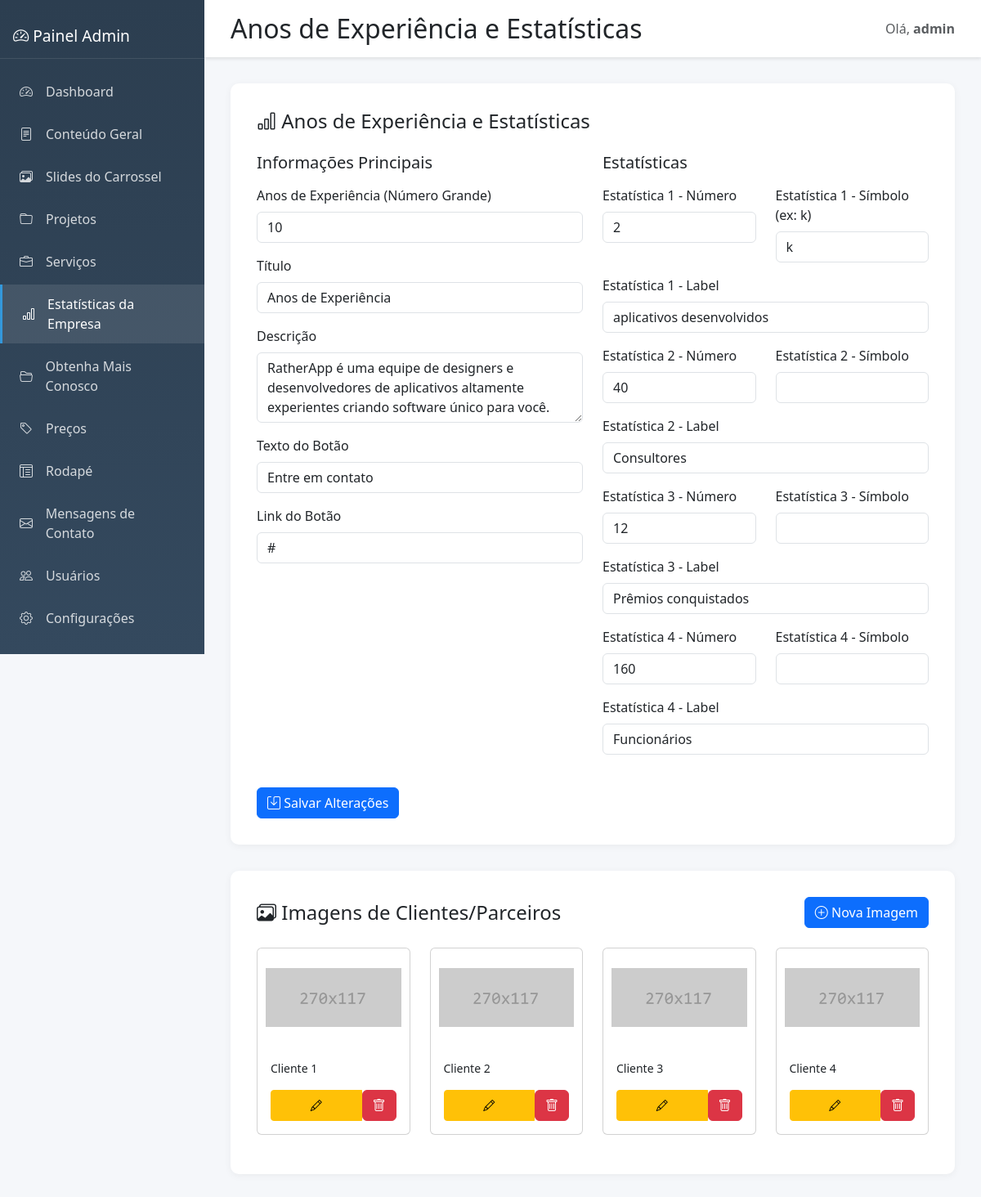
Screenshot of /admin/company-stats (signed in) with the database file from the repository.
### tables this page shows
CREATE TABLE company_stats
                 (id INTEGER PRIMARY KEY AUTOINCREMENT,
                  years INTEGER DEFAULT 10,
                  title TEXT DEFAULT 'Anos de Experiência',
                  description TEXT,
                  button_text TEXT DEFAULT 'Entre em contato',
                  button_link TEXT DEFAULT '#',
                  stat1_number TEXT DEFAULT '2',
                  stat1_symbol TEXT DEFAULT 'k',
                  stat1_label TEXT DEFAULT 'aplicativos desenvolvidos',
                  stat2_number TEXT DEFAULT '40',
                  stat2_symbol TEXT DEFAULT '',
                  stat2_label TEXT DEFAULT 'Consultores',
                  stat3_number TEXT DEFAULT '12',
                  stat3_symbol TEXT DEFAULT '',
                  stat3_label TEXT DEFAULT 'Prêmios conquistados',
                  stat4_number TEXT DEFAULT '160',
                  stat4_symbol TEXT DEFAULT '',
                  stat4_label TEXT DEFAULT 'Funcionários',
                  updated_at TIMESTAMP DEFAULT CURRENT_TIMESTAMP);

CREATE TABLE client_images
                 (id INTEGER PRIMARY KEY AUTOINCREMENT,
                  image_path TEXT NOT NULL,
                  alt_text TEXT,
                  link_url TEXT,
                  order_index INTEGER DEFAULT 0,
                  created_at TIMESTAMP DEFAULT CURRENT_TIMESTAMP,
                  updated_at TIMESTAMP DEFAULT CURRENT_TIMESTAMP);

### admin.py (the view, shortened to what this page needs)
@admin_bp.route('/company-stats', methods=['GET', 'POST'])
@login_required
def company_stats():
    conn = get_db()
    stats = conn.execute('SELECT * FROM company_stats WHERE id=1').fetchone()
    if not stats:
        conn.execute('''INSERT INTO company_stats (id, years, title) VALUES (1, 10, 'Anos de Experiência')''')
        conn.commit()
        stats = conn.execute('SELECT * FROM company_stats WHERE id=1').fetchone()
    client_images = conn.execute('SELECT * FROM client_images ORDER BY order_index, id').fetchall()
    conn.close()
    return render_template('admin/company_stats.html', stats=stats, client_images=client_images)

### admin.py (called while the page is built)
def login_required(f):
    @wraps(f)
    def decorated_function(*args, **kwargs):
        if 'admin_logged_in' not in session:
            return redirect(url_for('admin.login'))
        return f(*args, **kwargs)
    return decorated_function

def get_db():
    conn = sqlite3.connect(DB_PATH)
    conn.row_factory = sqlite3.Row
    return conn

### templates/admin/company_stats.html (shortened to what this page needs)
{% extends "admin/base.html" %}
{% block page_title %}Anos de Experiência e Estatísticas{% endblock %}
{% block content %}
<div class="content-card">
    <h4 class="mb-4"><i class="bi bi-bar-chart"></i> Anos de Experiência e Estatísticas</h4>
    <form method="POST" enctype="multipart/form-data">
        <div class="row">
            <div class="col-md-6">
                <h5 class="mb-3">Informações Principais</h5>
                <div class="mb-3">
                    <label class="form-label">Anos de Experiência (Número Grande)</label>
                    <input type="number" class="form-control" name="years"
                           value="{{ stats.years if stats else '10' }}" min="0">
                </div>
                <div class="mb-3">
                    <label class="form-label">Título</label>
                    <input type="text" class="form-control" name="title"
                           value="{{ stats.title if stats else 'Anos de Experiência' }}">
                </div>
                <div class="mb-3">
                    <label class="form-label">Descrição</label>
                    <textarea class="form-control" name="description" rows="3">{{ stats.description if stats else '' }}</textarea>
                </div>
                <div class="mb-3">
                    <label class="form-label">Texto do Botão</label>
                    <input type="text" class="form-control" name="button_text"
                           value="{{ stats.button_text if stats else 'Entre em contato' }}">
                </div>
                <div class="mb-3">
                    <label class="form-label">Link do Botão</label>
                    <input type="text" class="form-control" name="button_link"
                           value="{{ stats.button_link if stats else '#' }}">
                </div>
            </div>
            <div class="col-md-6">
                <h5 class="mb-3">Estatísticas</h5>
                <div class="row">
                    <div class="col-md-6 mb-3">
                        <label class="form-label">Estatística 1 - Número</label>
                        <input type="text" class="form-control" name="stat1_number"
                               value="{{ stats.stat1_number if stats else '2' }}">
                    </div>
                    <div class="col-md-6 mb-3">
                        <label class="form-label">Estatística 1 - Símbolo (ex: k)</label>
                        <input type="text" class="form-control" name="stat1_symbol"
                               value="{{ stats.stat1_symbol if stats else 'k' }}">
                    </div>
                    <div class="col-12 mb-3">
                        <label class="form-label">Estatística 1 - Label</label>
                        <input type="text" class="form-control" name="stat1_label"
                               value="{{ stats.stat1_label if stats else 'aplicativos desenvolvidos' }}">
                    </div>
                    <div class="col-md-6 mb-3">
                        <label class="form-label">Estatística 2 - Número</label>
                        <input type="text" class="form-control" name="stat2_number"
                               value="{{ stats.stat2_number if stats else '40' }}">
                    </div>
                    <div class="col-md-6 mb-3">
                        <label class="form-label">Estatística 2 - Símbolo</label>
                        <input type="text" class="form-control" name="stat2_symbol"
                               value="{{ stats.stat2_symbol if stats else '' }}">
                    </div>
                    <div class="col-12 mb-3">
                        <label class="form-label">Estatística 2 - Label</label>
                        <input type="text" class="form-control" name="stat2_label"
                               value="{{ stats.stat2_label if stats else 'Consultores' }}">
                    </div>
                    <div class="col-md-6 mb-3">
                        <label class="form-label">Estatística 3 - Número</label>
                        <input type="text" class="form-control" name="stat3_number"
                               value="{{ stats.stat3_number if stats else '12' }}">
                    </div>
                    <div class="col-md-6 mb-3">
                        <label class="form-label">Estatística 3 - Símbolo</label>
                        <input type="text" class="form-control" name="stat3_symbol"
                               value="{{ stats.stat3_symbol if stats else '' }}">
                    </div>
                    <div class="col-12 mb-3">
                        <label class="form-label">Estatística 3 - Label</label>
                        <input type="text" class="form-control" name="stat3_label"
                               value="{{ stats.stat3_label if stats else 'Prêmios conquistados' }}">
                    </div>
                    <div class="col-md-6 mb-3">
                        <label class="form-label">Estatística 4 - Número</label>
                        <input type="text" class="form-control" name="stat4_number"
                               value="{{ stats.stat4_number if stats else '160' }}">
                    </div>
                    <div class="col-md-6 mb-3">
                        <label class="form-label">Estatística 4 - Símbolo</label>
                        <input type="text" class="form-control" name="stat4_symbol"
                               value="{{ stats.stat4_symbol if stats else '' }}">
                    </div>
                    <div class="col-12 mb-3">
                        <label class="form-label">Estatística 4 - Label</label>
                        <input type="text" class="form-control" name="stat4_label"
                               value="{{ stats.stat4_label if stats else 'Funcionários' }}">
                    </div>
                </div>
            </div>
        </div>
        <div class="mt-4">
            <button type="submit" class="btn btn-primary">
                <i class="bi bi-save"></i> Salvar Alterações
            </button>
        </div>
    </form>
</div>
<div class="content-card mt-4">
    <div class="d-flex justify-content-between align-items-center mb-4">
        <h4 class="mb-0"><i class="bi bi-images"></i> Imagens de Clientes/Parceiros</h4>
        <button type="button" class="btn btn-primary" data-bs-toggle="modal" data-bs-target="#clientImageModal" onclick="newClientImage()">
            <i class="bi bi-plus-circle"></i> Nova Imagem
        </button>
    </div>
    <div class="row">
        {% for image in client_images %}
        <div class="col-md-3 mb-3">
            <div class="card">
                <img src="{{ url_for('static', filename=image.image_path) }}" class="card-img-top" alt="{{ image.alt_text }}" style="height: 120px; object-fit: contain; padding: 10px;">
                <div class="card-body">
                    <p class="card-text small">{{ image.alt_text or 'Sem descrição' }}</p>
                    <div class="btn-group btn-group-sm w-100">
                        <button class="btn btn-warning" onclick="editClientImage({{ image.id }}, '{{ image.alt_text|replace("'", "\\'") }}', '{{ image.link_url|replace("'", "\\'") }}', {{ image.order_index }})">
                            <i class="bi bi-pencil"></i>
                        </button>
                        <form method="POST" style="display: inline;" onsubmit="return confirm('Tem certeza?');">
                            <button type="submit" class="btn btn-danger">
                                <i class="bi bi-trash"></i>
                            </button>
                        </form>
                    </div>
                </div>
            </div>
        </div>
        {% endfor %}
    </div>
</div>
{% endblock %}

### templates/admin/base.html (style rules this page uses)
:root { --sidebar-width: 250px; --header-height: 60px; }
body { background-color: #f5f7fa; }
.content-card { background: white; border-radius: 10px; padding: 2rem; box-shadow: 0 2px 10px rgba(0,0,0,0.05); margin-bottom: 2rem; }

### rows the page displays
company_stats: years "10", title "Anos de Experiência", description "RatherApp é uma equipe de designers e desenvolvedores de aplicativos altamente experientes criando software único para você.", button_text "Entre em contato", button_link "#", stat1_number "2", stat1_symbol "k", stat1_label "aplicativos desenvolvidos", stat2_number "40", stat2_label "Consultores", stat3_number "12", stat3_label "Prêmios conquistados", stat4_number "160", stat4_label "Funcionários"
client_images: image_path (picture), alt_text "Cliente 1"
client_images: image_path (picture), alt_text "Cliente 2"
client_images: image_path (picture), alt_text "Cliente 3"
client_images: image_path (picture), alt_text "Cliente 4"

### other values shown
{{ session.get('admin_username', 'Admin') }} "admin"
